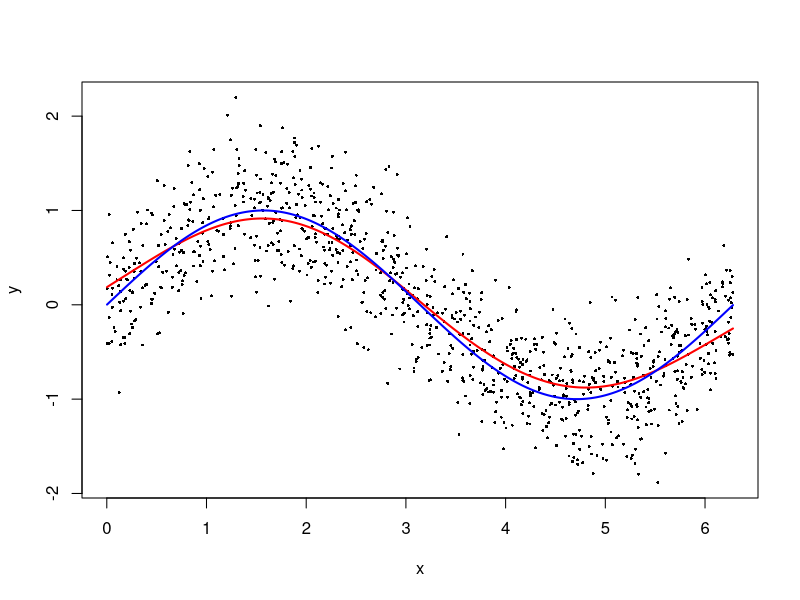
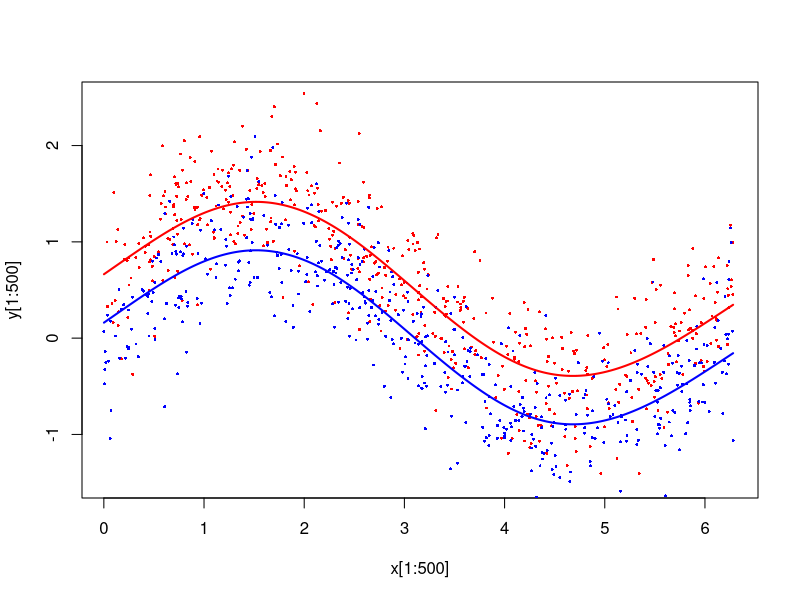

Here is the R script that generated these plots, in order:
 #-----スプライン補間demo-----#

set.seed(100)
x <- runif(1000, 0, 2*pi)
y <- sin(x) + rnorm(1000, 0, .4)

plot(x,y, pch = 16, cex = .4)

library(gam)
mod <- gam(y ~ s(x), family = 'gaussian')
pred <- data.frame(x=seq(min(x),max(x),length=1000))
pred$y <- predict(mod, pred)

lines(pred$x,pred$y,col = "red", lwd = 2)
lines(pred$x,sin(pred$x),col = "blue", lwd = 2)



x <- runif(1000, 0, 2*pi)
y <- sin(x) + rnorm(1000, 0, .4)
y[1:500] <- y[1:500] + .5
f <- factor(rep(c("A","B"), each = 500))

plot(x[1:500],y[1:500], pch = 16, cex = .4, col = "red", ylim = c(-1.5,2.5))
points(x[501:1000],y[501:1000], pch = 16, cex = .4, col = "blue", ylim = c(-1.5,2.5))

mod <- gam(y ~ s(x) + f, family = 'gaussian')
pred <- data.frame(x=rep(seq(min(x),max(x),length=500),2), f = f)
pred$y <- predict(mod, pred)

lines(pred$x[1:500],pred$y[1:500],col = "red", lwd = 2)
lines(pred$x[501:1000],pred$y[501:1000],col = "blue", lwd = 2)



mod0 <- gam(y ~ 1, family = 'gaussian')
mod1 <- mod <- gam(y ~ s(x), family = 'gaussian')
mod2 <- gam(y ~ s(x) + f, family = 'gaussian')
mod3 <- gam(y ~ s(x) * f, family = 'gaussian')
AIC(mod0,mod1,mod2, mod3)
anova(mod0,mod1,mod2,mod3)
